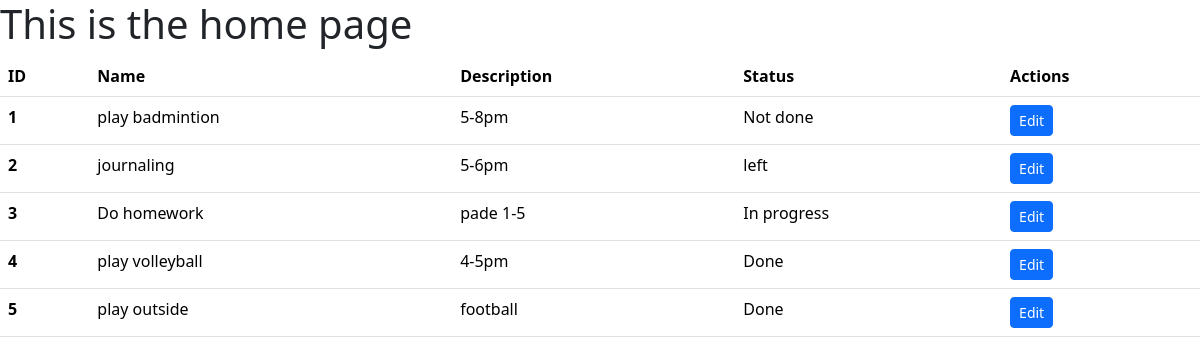
The page / on the database its author committed.
### base/models.py (models this page shows, shortened)
class Todo(models.Model):
    name = models.CharField(max_length=100)
    description = models.TextField()
    status = models.CharField(max_length=20)

### base/views.py (the view)
# urls.py: path('', home, name='home'),
def home(request):
    todos = Todo.objects.all()
    return render(request, 'index.html', {'todos': todos})

### templates/index.html (shortened to what this page needs)
<!DOCTYPE html>
<html lang="en">
<head>
    {% load static %}
    <link href="https://cdn.jsdelivr.net/npm/bootstrap@5.3.3/dist/css/bootstrap.min.css" rel="stylesheet">
</head>
<body>
    <h1>This is the home page</h1>
    <table class="table">
        <thead>
            <tr>
                <th scope="col">ID</th>
                <th scope="col">Name</th>
                <th scope="col">Description</th>
                <th scope="col">Status</th>
                <th scope="col">Actions</th>
            </tr>
        </thead>
        <tbody>
            {% if todos %}
                {% for i in todos %}
                    <tr>
                        <th scope="row">{{ forloop.counter }}</th>
                        <td>{{ i.name }}</td>
                        <td>{{ i.description }}</td>
                        <td>{{ i.status }}</td>
                        <td>
                            <a href="{% url 'edit' %}?id={{ i.id }}" class="btn btn-primary btn-sm">Edit</a>
                        </td>
                    </tr>
                {% endfor %}
            {% else %}
                <tr>
                    <td colspan="5">No todos found.</td>
                </tr>
            {% endif %}
        </tbody>
    </table>
</body>
</html>

### rows shown on the page
Todo: name "play badmintion", description "5-8pm", status "Not done"
Todo: name "journaling", description "5-6pm", status "left"
Todo: name "Do homework", description "pade 1-5", status "In progress"
Todo: name "play volleyball", description "4-5pm", status "Done"
Todo: name "play outside", description "football", status "Done"
